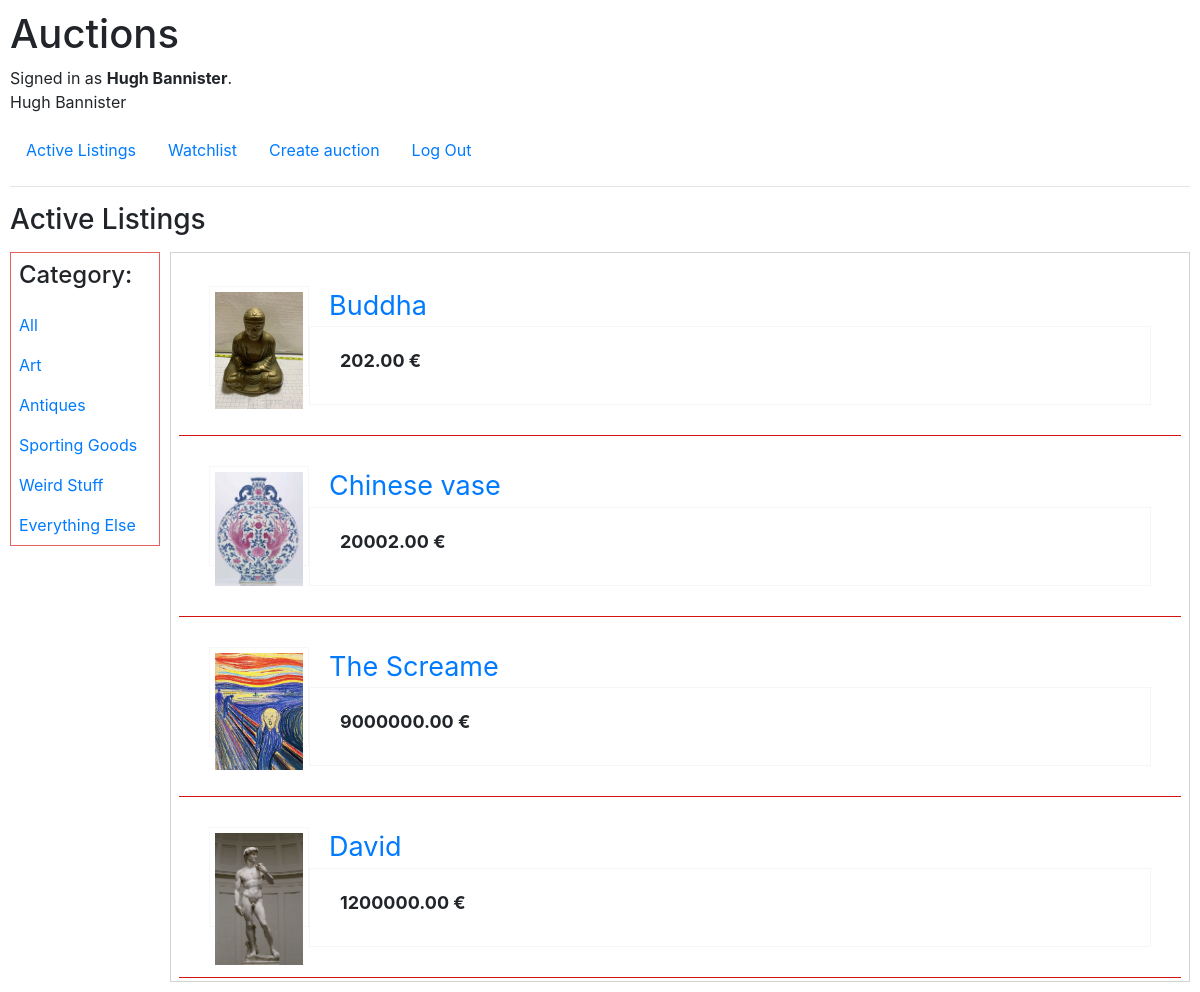
The page /1 (signed in) on the database its author committed.
### auctions/models.py (models this page shows, shortened)
class User(AbstractUser):
    pass

class Category(models.Model):
    category = models.CharField(max_length=100, blank=True)

class Lot(models.Model):
    title = models.CharField(max_length=180)
    photo = models.ImageField(upload_to='images', blank=True, null=True)
    categories = models.ManyToManyField(Category, blank=True, related_name='category_lot')
    owner_name = models.ForeignKey(User, on_delete=models.CASCADE)
    description = models.CharField(max_length=200, blank=True)
    starting_price = models.DecimalField(max_digits=10, decimal_places=2)

### auctions/views.py (the view)
# urls.py: path("<int:category_id>", views.lot_category, name="lot_category"),
def lot_category(request, category_id):
    item_category = Category.objects.get(pk=category_id)
    lot_categories = item_category.category_lot.all()
    category = Category.objects.all()
    return render(request, "auctions/lot_of_category.html", {
        "lot_categories": lot_categories,
        "categories": category,
    })

### auctions/templates/auctions/lot_of_category.html
{% extends "auctions/layout_auction.html" %}
{% block listing %}
      <div class="body-text">
         {% for item in lot_categories %}
            <div class="activ_list">
               <a href="{% url 'lot' item.id %}" >
                  <div class="img">
                     <img src="media/{{ item.photo}}" style="max-width: 100%; height: auto;"></img>
                  </div>
               </a>
               <a href="{% url 'lot' item.id %}">
                  <div class="title">{{ item.title }}</div>
               </a>
               <div class="price"><strong>{{ item.starting_price }} &#8364</strong></div>
            </div>
         {% endfor %}
      </div>
{% endblock %}

### auctions/templates/auctions/layout_auction.html
{% extends "auctions/layout.html" %}
{% block body %}
<h3 style="margin-bottom: 15px">Active Listings</h3>
<div>
   <div class="sidebar">
      <div>
         <h4>Category:</h4>
      </div>
      <div>
         <a href="{% url 'index' %} ">All</a>
      </div>
      {% for category in categories %}
      <div>
         <a href="{% url 'lot_category' category.id %}">{{ category.category }}</a>
      </div>
      {% endfor %}
   </div>
   {% block listing %}
   {% endblock %}
</div>
{% endblock %}

### auctions/templates/auctions/layout.html (shortened to what this page needs)
{% load static %}
<!DOCTYPE html>
<html lang="en">
<head>
    <link rel="stylesheet" href="https://stackpath.bootstrapcdn.com/bootstrap/4.4.1/css/bootstrap.min.css"
>
    <link href="{% static 'auctions/styles.css' %}" rel="stylesheet">
</head>
<body>
    <h1>Auctions</h1>
    <div>
        {% if user.is_authenticated %}
        Signed in as <strong>{{ user.username }}</strong>.
        <p>{{ user }}</p>
        {% else %}
        Незареєстрований відвідувач.
        {% endif %}
    </div>
    <ul class="nav">
        <li class="nav-item">
            <a class="nav-link" href="{% url 'index' %}">Active Listings</a>
        </li>
        {% if user.is_authenticated %}
        <li class="nav-item">
            <a class="nav-link" href="{% url 'watch_list' user.id %}">Watchlist</a>
        </li>
        <li class="nav-item">
            <a class="nav-link" href="{% url 'create_auction' user.id %}">Create auction</a>
        </li>
        <li class="nav-item">
            <a class="nav-link" href="{% url 'logout' %}">Log Out</a>
        </li>
        {% endif %}
    </ul>
    <hr>
    {% block body %}
    {% endblock %}
</body>
</html>

### auctions/static/auctions/styles.css (style rules this page uses)
body { padding: 10px; }
.sidebar { height: 100%; width: 150px; position: relative; top: 5; left: 0; padding-top: 0px; background-color: white; border: 1px solid rgb(228, 98, 98); float: left; margin-top: 0px; }
.sidebar div { padding: 8px; font-size: 16px; display: block; }
.body-text { border: 1px solid rgb(211, 211, 211); margin-left: 160px; font-size: 18px; padding: 3px; }
.activ_list { border-bottom: 1px solid rgb(212, 18, 18); padding: 30px; min-height: 150px; margin: 0 5px 0px 5px; }
.img { width: 100px; height: 100px; float: left; border: 1px solid rgb(248, 247, 247); padding: 5px; }
.price { padding: 20px 20px 20px 30px; padding-bottom: 30px; border: 1px solid rgb(247, 244, 244); margin-left: 100px; }
.title { margin-left: 120px; font-size: 150%; }

### rows shown on the page
User: username "Hugh Bannister"
Category: category "Art"
Category: category "Antiques"
Category: category "Sporting Goods"
Category: category "Weird Stuff"
Category: category "Everything Else"
Lot: photo (picture), title "Buddha", starting_price "202.00"
Lot: photo (picture), title "Chinese vase", starting_price "20002.00"
Lot: photo (picture), title "The Screame", starting_price "9000000.00"
Lot: photo (picture), title "David", starting_price "1200000.00"
